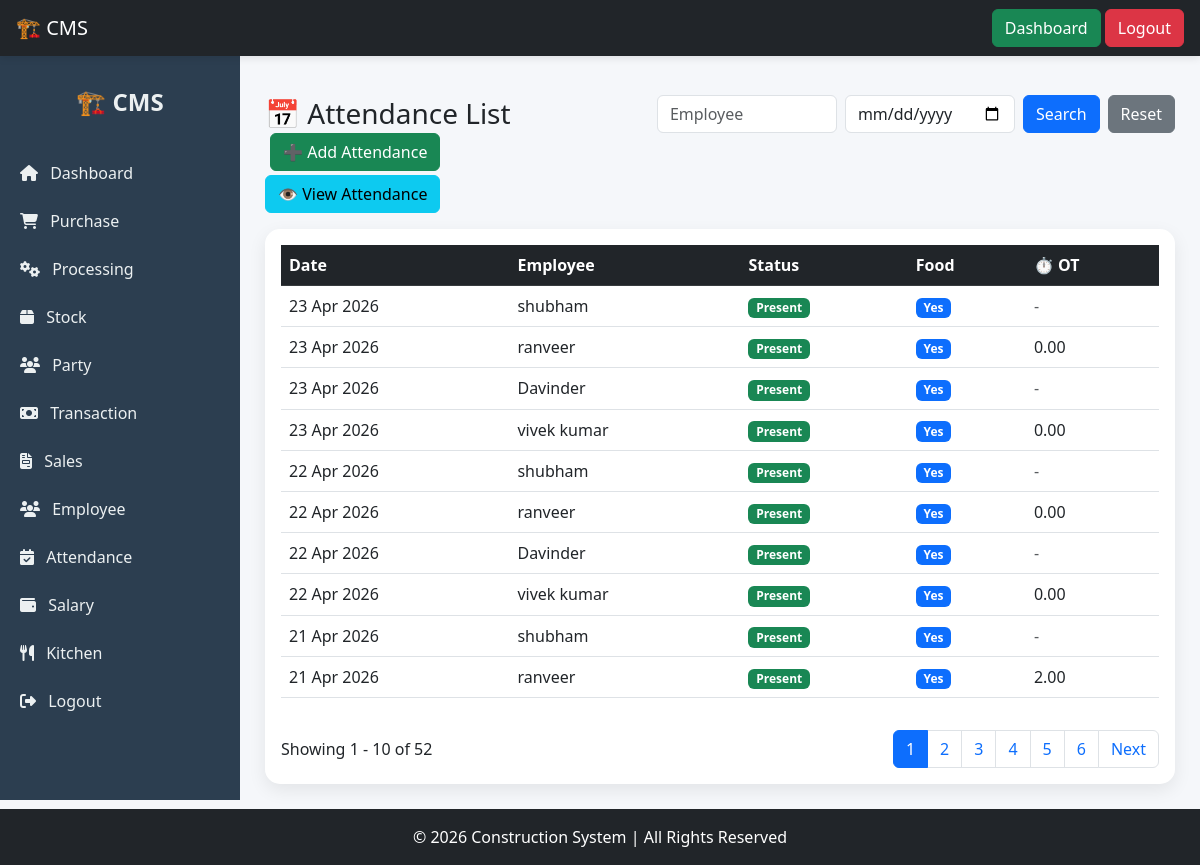
Before: /attendance/ (signed in) with the older database file.
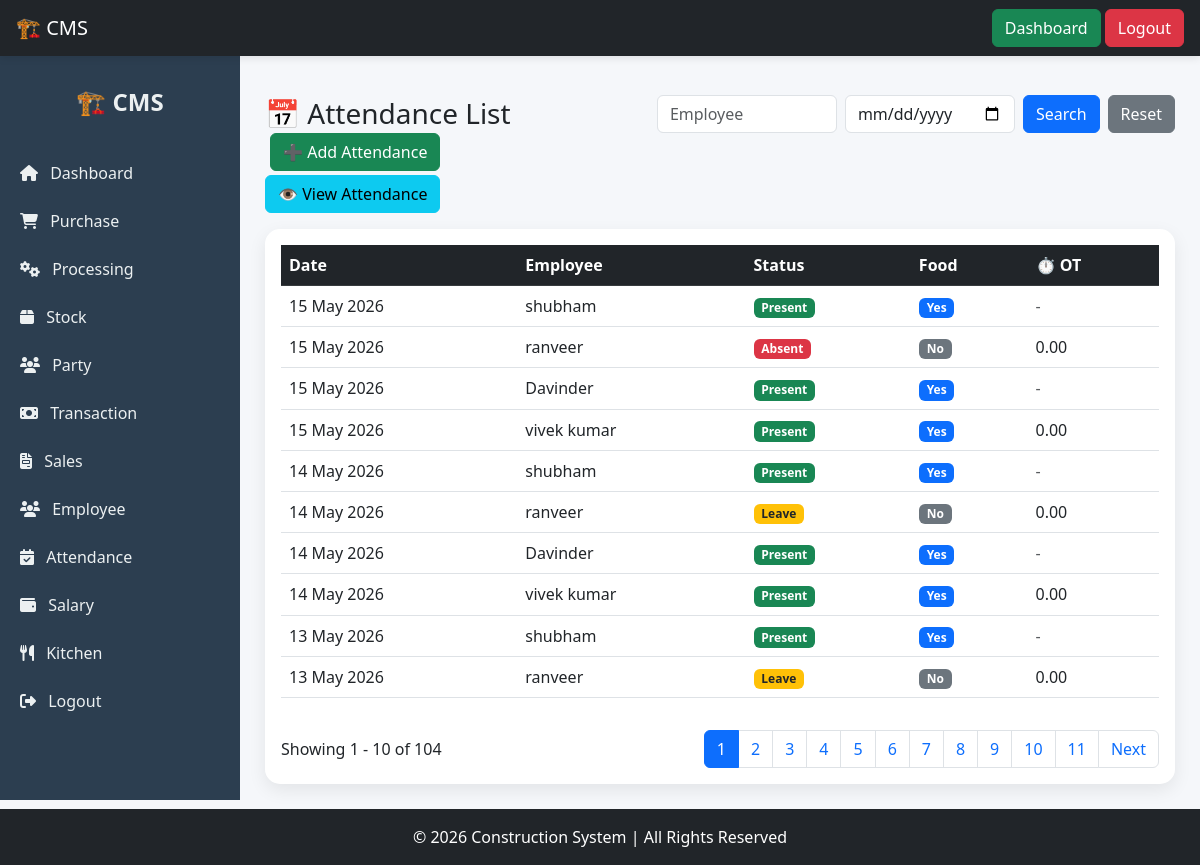
After: the same page with the newer database file.
### mainapp/models.py (models this page shows, shortened)
class Attendance(models.Model):
    employee = models.ForeignKey(Employee, on_delete=models.CASCADE)
    date = models.DateField()
    status = models.CharField(
        max_length=20,
        choices=(
            ('present', 'Present'),
            ('absent', 'Absent'),
            ('leave', 'Leave'),          # unpaid leave
            ('paid_leave', 'Paid Leave'),# 🔥 add this
            ('half', 'Half Day'),
            ('weekly_off', 'Weekly Off'),
        ),
        default='present'
    )
    overtime_hours = models.DecimalField(max_digits=5, decimal_places=2, default=0)
    took_food = models.BooleanField(default=False)

class Employee(models.Model):
    EMPLOYEE_TYPE = (
        ('labour', 'Labour'),
        ('staff', 'Staff'),
        ('cook', 'Cook'),
    )
    SALARY_TYPE = (
        ('daily', 'Daily'),
        ('monthly', 'Monthly'),
    )
    name = models.CharField(max_length=255)
    phone = models.CharField(max_length=15, blank=True, null=True)
    employee_type = models.CharField(max_length=20, choices=EMPLOYEE_TYPE)
    salary_type = models.CharField(max_length=20, choices=SALARY_TYPE)
    daily_wage = models.DecimalField(max_digits=10, decimal_places=2, default=0)
    monthly_salary = models.DecimalField(max_digits=10, decimal_places=2, default=0)
    food_deduction = models.BooleanField(default=True)
    food_rate = models.DecimalField(max_digits=10, decimal_places=2, default=50)
    overtime_rate = models.DecimalField(max_digits=10, decimal_places=2, default=0)
    is_active = models.BooleanField(default=True)

### mainapp/views.py (the view)
# urls.py: path('attendance/', attendance_list, name='attendance_list'),
@login_required
def attendance_list(request):
    search_name = request.GET.get('name')
    search_date = request.GET.get('date')
    data = Attendance.objects.select_related('employee').order_by('-date')
    if search_name and search_name != "None":
        data = data.filter(employee__name__icontains=search_name)
    if search_date and search_date != "None":
        data = data.filter(date=search_date)
    paginator = Paginator(data, 10)
    page_number = request.GET.get('page')
    page_obj = paginator.get_page(page_number)
    return render(request, 'attendance/attendance_list.html', {
        'data': page_obj,
        'search_name': search_name if search_name != "None" else "",
        'search_date': search_date if search_date != "None" else "",
    })

### mainapp/templates/attendance/attendance_list.html (shortened to what the changed rows need)
{% extends "base2.html" %}
{% block content %}
<div class="card p-3">
    <div class="table-responsive">
        <table class="table table-hover">
            <thead class="table-dark">
                <tr>
                    <th>Date</th>
                    <th>Employee</th>
                    <th>Status</th>
                    <th>Food</th>
                    <th>⏱ OT</th>
                </tr>
            </thead>
            <tbody>
                {% for a in data %}
                <tr>
                    <td>{{ a.date|date:"d M Y" }}</td>
                    <td>{{ a.employee.name }}</td>
                    <td>
                        {% if a.status == 'present' %}
                            <span class="badge bg-success">Present</span>
                        {% elif a.status == 'absent' %}
                            <span class="badge bg-danger">Absent</span>
                        {% elif a.status == 'leave' %}
                            <span class="badge bg-warning text-dark">Leave</span>
                        {% elif a.status == 'paid_leave' %}
                            <span class="badge bg-info text-dark">Paid Leave</span>
                        {% elif a.status == 'half' %}
                            <span class="badge bg-secondary">Half Day</span>
                        {% else %}
                            <span class="badge bg-dark">Weekly Off</span>
                        {% endif %}
                    </td>
                    <td>
                        {% if a.took_food %}
                            <span class="badge bg-primary">Yes</span>
                        {% else %}
                            <span class="badge bg-secondary">No</span>
                        {% endif %}
                    </td>
                    <td>
                        {% if a.employee.employee_type == 'labour' %}
                            {{ a.overtime_hours }}
                        {% else %}
                            <span class="text-muted">-</span>
                        {% endif %}
                    </td>
                </tr>
                {% empty %}
                <tr>
                    <td colspan="4" class="text-center">No Attendance Found</td>
                </tr>
                {% endfor %}
            </tbody>
        </table>
    </div>
    <div class="d-flex justify-content-between align-items-center mt-3">
        <div>
            Showing {{ data.start_index }} - {{ data.end_index }} of {{ data.paginator.count }}
        </div>
        <ul class="pagination mb-0">
            {% for i in data.paginator.page_range %}
                {% if data.number == i %}
                    <li class="page-item active"><span class="page-link">{{ i }}</span></li>
                {% else %}
                    <li class="page-item">
                        <a class="page-link" href="?page={{ i }}&name={{ search_name }}&date={{ search_date }}">{{ i }}</a>
                    </li>
                {% endif %}
            {% endfor %}
            {% if data.has_next %}
            <li class="page-item">
            </li>
            {% endif %}
        </ul>
    </div>
</div>
{% endblock %}

Changed rows visible on the page:
no longer on this page (row unchanged): Attendance: date "23 Apr 2026", employee.name "shubham", status "Present", took_food "Yes"
no longer on this page (row unchanged): Attendance: date "23 Apr 2026", employee.name "ranveer", status "Present", took_food "Yes", overtime_hours "0.00"
no longer on this page (row unchanged): Attendance: date "23 Apr 2026", employee.name "Davinder", status "Present", took_food "Yes"
no longer on this page (row unchanged): Attendance: date "23 Apr 2026", employee.name "vivek kumar", status "Present", took_food "Yes", overtime_hours "0.00"
no longer on this page (row unchanged): Attendance: date "22 Apr 2026", employee.name "shubham", status "Present", took_food "Yes"
no longer on this page (row unchanged): Attendance: date "22 Apr 2026", employee.name "ranveer", status "Present", took_food "Yes", overtime_hours "0.00"
no longer on this page (row unchanged): Attendance: date "22 Apr 2026", employee.name "Davinder", status "Present", took_food "Yes"
no longer on this page (row unchanged): Attendance: date "22 Apr 2026", employee.name "vivek kumar", status "Present", took_food "Yes", overtime_hours "0.00"
no longer on this page (row unchanged): Attendance: date "21 Apr 2026", employee.name "shubham", status "Present", took_food "Yes"
no longer on this page (row unchanged): Attendance: date "21 Apr 2026", employee.name "ranveer", status "Present", took_food "Yes", overtime_hours "2.00"
added Attendance: date "15 May 2026", employee.name "shubham", status "Present", took_food "Yes"
added Attendance: date "15 May 2026", employee.name "ranveer", status "Absent", took_food "No", overtime_hours "0.00"
added Attendance: date "15 May 2026", employee.name "Davinder", status "Present", took_food "Yes"
added Attendance: date "15 May 2026", employee.name "vivek kumar", status "Present", took_food "Yes", overtime_hours "0.00"
added Attendance: date "14 May 2026", employee.name "shubham", status "Present", took_food "Yes"
added Attendance: date "14 May 2026", employee.name "ranveer", status "Leave", took_food "No", overtime_hours "0.00"
added Attendance: date "14 May 2026", employee.name "Davinder", status "Present", took_food "Yes"
added Attendance: date "14 May 2026", employee.name "vivek kumar", status "Present", took_food "Yes", overtime_hours "0.00"
added Attendance: date "13 May 2026", employee.name "shubham", status "Present", took_food "Yes"
added Attendance: date "13 May 2026", employee.name "ranveer", status "Leave", took_food "No", overtime_hours "0.00"
Other visible differences:
{{ data.paginator.count }}: "52" → "104"
new list line: "7"
new list line: "8"
new list line: "9"
new list line: "10"
new list line: "11"
